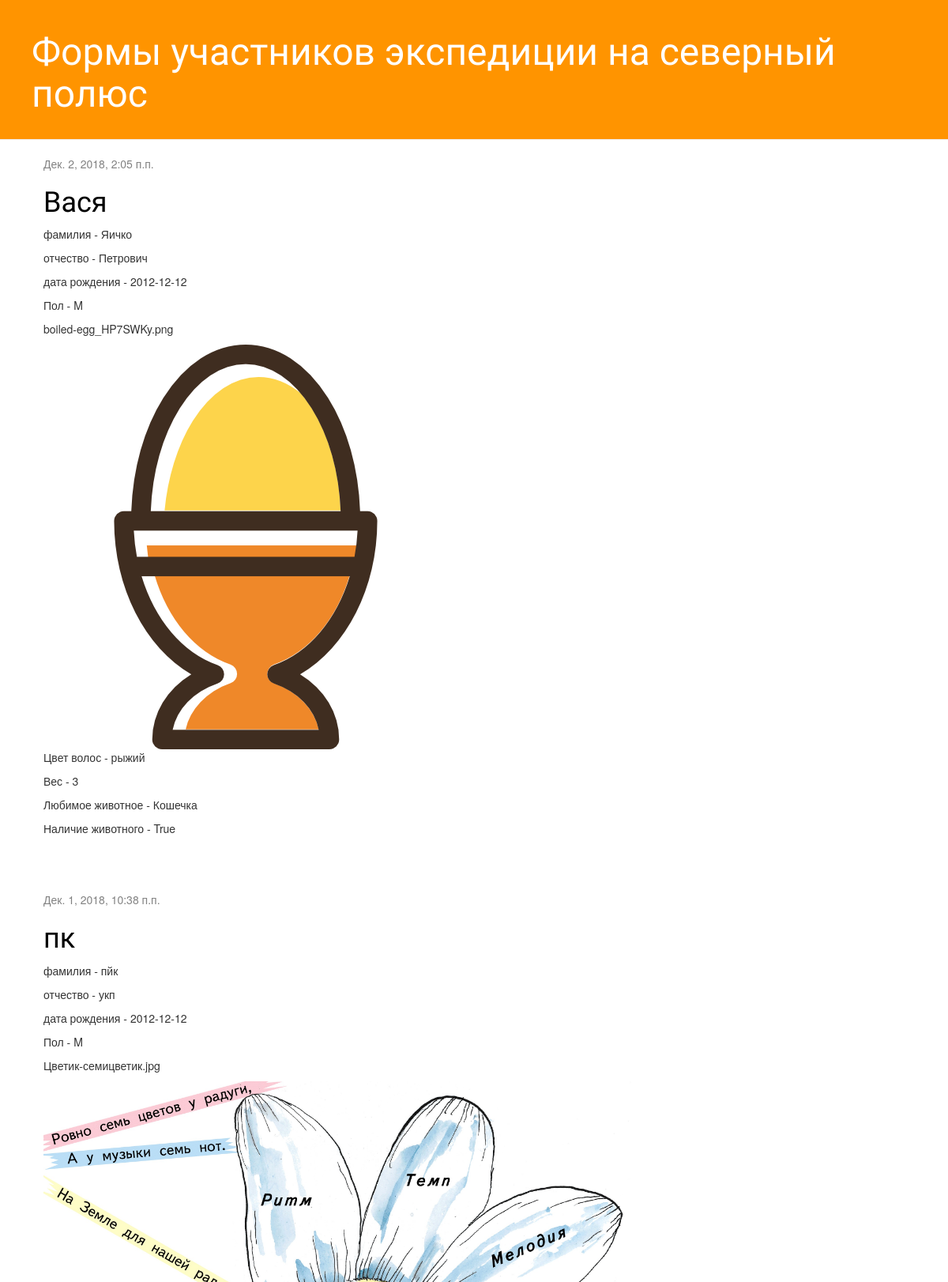
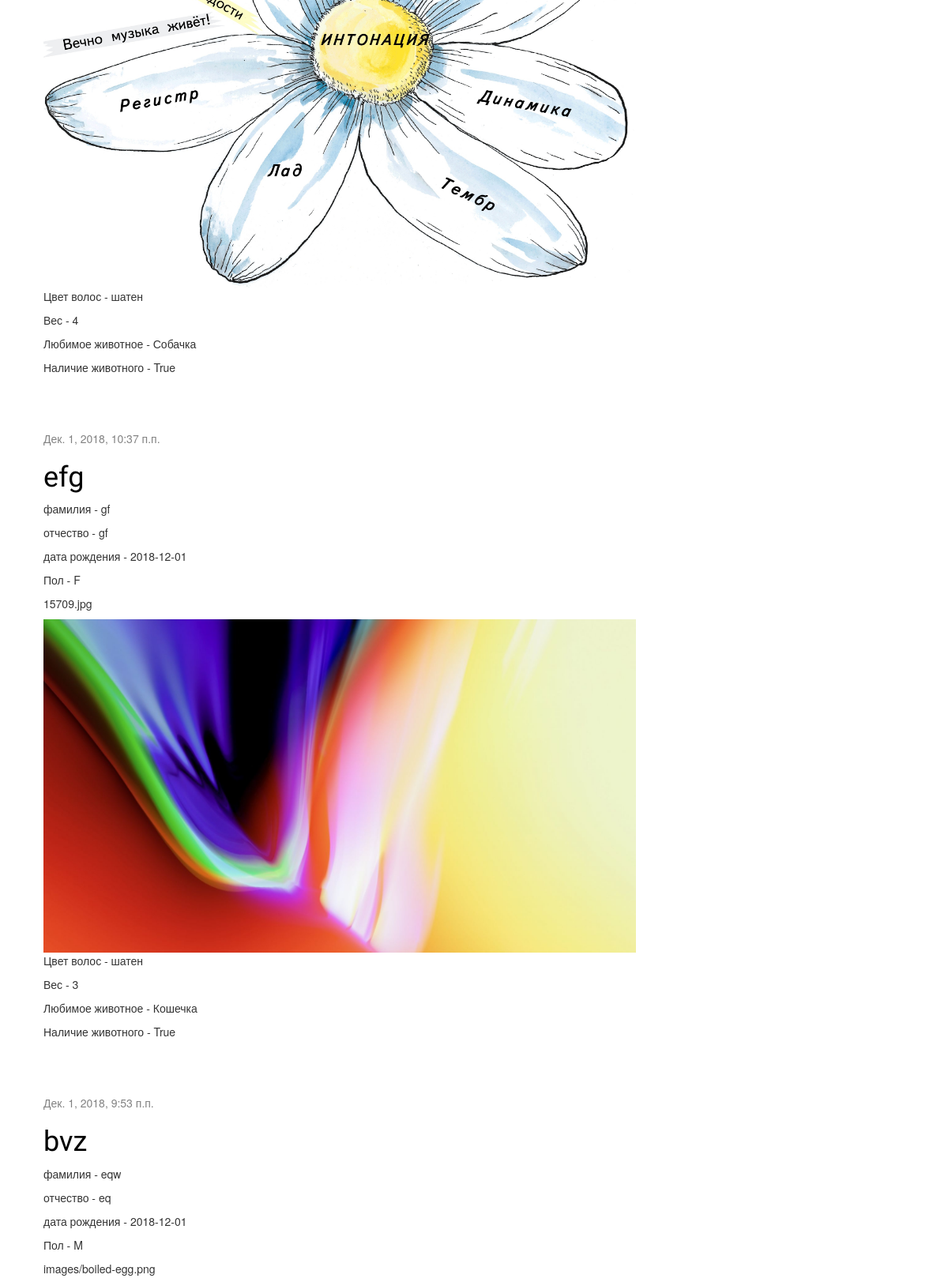
The page / (upper part) on the database its author committed (2 pictures, top to bottom).
### blog/models.py (models this page shows, shortened)
class Post(models.Model):
    GENDER_CHOICES = (
        ('M', 'Male'),
        ('F', 'Female'),
    )
    HAIR_CHOICES = (
        ('блонд', 'блонд'),
        ('брюнет','брюнет'),
        ('шатен','шатен'),
        ('рыжий','рыжий'),
        ('русый','русый'),
        ('седой','седой'),
    )
    FAVORITE_ANIMAL = (
        ('Собачка','Собачка'),
        ('Кошечка','Кошечка'),
        ('нечто среднее','нечто среднее'),
    )
    HAVE_ANIMAL = (
        ('Y', 'Yes'),
        ('N', 'No'),
    )
    author = models.ForeignKey('auth.User', on_delete=models.CASCADE)
    name = models.CharField(max_length=200)
    surname = models.CharField(max_length=200, null=True)
    patronymic = models.CharField(max_length=200, null=True)
    DateofBirth = models.DateField(null=True)
    sex = models.CharField(max_length=1, choices=GENDER_CHOICES, null=True)
    img = models.ImageField(null=True, blank=True, upload_to="")
    hairСolor = models.CharField(max_length=6, choices=HAIR_CHOICES, null=True)
    weight = models.IntegerField(null=True)
    favoriteAnimal = models.CharField(max_length=100,choices=FAVORITE_ANIMAL, null=True)
    haveAnimal = models.BooleanField(default = False)
    created_date = models.DateTimeField(
            default=timezone.now)
    published_date = models.DateTimeField(
            blank=True, null=True)

### blog/views.py (the view)
# urls.py: url(r'^$', views.post_list, name='post_list'),
def post_list(request):
    posts = Post.objects.filter(published_date__lte=timezone.now()).order_by('-published_date')
    return render(request, 'blog/post_list.html', {'posts': posts})

### blog/templates/blog/post_list.html
{% extends 'blog/base.html' %}
{% block content %}
    {% for post in posts %}
        <div class="post">
            <div class="date">
                {{ post.published_date }}
            </div>
            <h1><a href="{% url 'post_detail' pk=post.pk %}">{{ post.name }}</a></h1>
            <p>фамилия - {{ post.surname|linebreaksbr }}</p>
            <p>отчество - {{ post.patronymic|linebreaksbr }}</p>
            <p>дата рождения - {{ post.DateofBirth|linebreaksbr }}</p>
            <p>Пол - {{ post.sex|linebreaksbr }}</p>
            <p>{{ post.img }}</p>
            <a href="#"><img class="img-responsive" src="http://127.0.0.1:8000/media/{{ post.img}}" alt=""></a>
            <p>Цвет волос - {{ post.hairСolor }}</p>
            <p>Вес - {{ post.weight }}</p>
            <p>Любимое животное - {{ post.favoriteAnimal }}</p>
            <p>Наличие животного - {{ post.haveAnimal }}</p>
        </div>
    {% endfor %}
{% endblock %}

### blog/static/css/blog.css (style rules this page uses)
h1 a { color: #FCA205; }
h1 a { color: #FCA205; font-family: 'Lobster'; }
h1, h2, h3, h4 { font-family: 'Lobster', cursive; }
.date { color: #828282; }
.post { margin-bottom: 70px; }
.post h1 a, .post h1 a:visited { color: #000000; }

### rows shown on the page
Post: published_date "Дек. 2, 2018, 2:05 п.п.", name "Вася", surname "Яичко", patronymic "Петрович", DateofBirth "2012-12-12", sex "M", img "boiled-egg_HP7SWKy.png", img (picture), hairСolor "рыжий", weight "3", favoriteAnimal "Кошечка", haveAnimal "True"
Post: published_date "Дек. 1, 2018, 10:38 п.п.", name "пк", surname "пйк", patronymic "укп", DateofBirth "2012-12-12", sex "M", img "Цветик-семицветик.jpg", img (picture), hairСolor "шатен", weight "4", favoriteAnimal "Собачка", haveAnimal "True"
Post: published_date "Дек. 1, 2018, 10:37 п.п.", name "efg", surname "gf", patronymic "gf", DateofBirth "2018-12-01", sex "F", img "15709.jpg", img (picture), hairСolor "шатен", weight "3", favoriteAnimal "Кошечка", haveAnimal "True"
Post: published_date "Дек. 1, 2018, 9:53 п.п.", name "bvz", surname "eqw", patronymic "eq", DateofBirth "2018-12-01", sex "M", img "images/boiled-egg.png"
